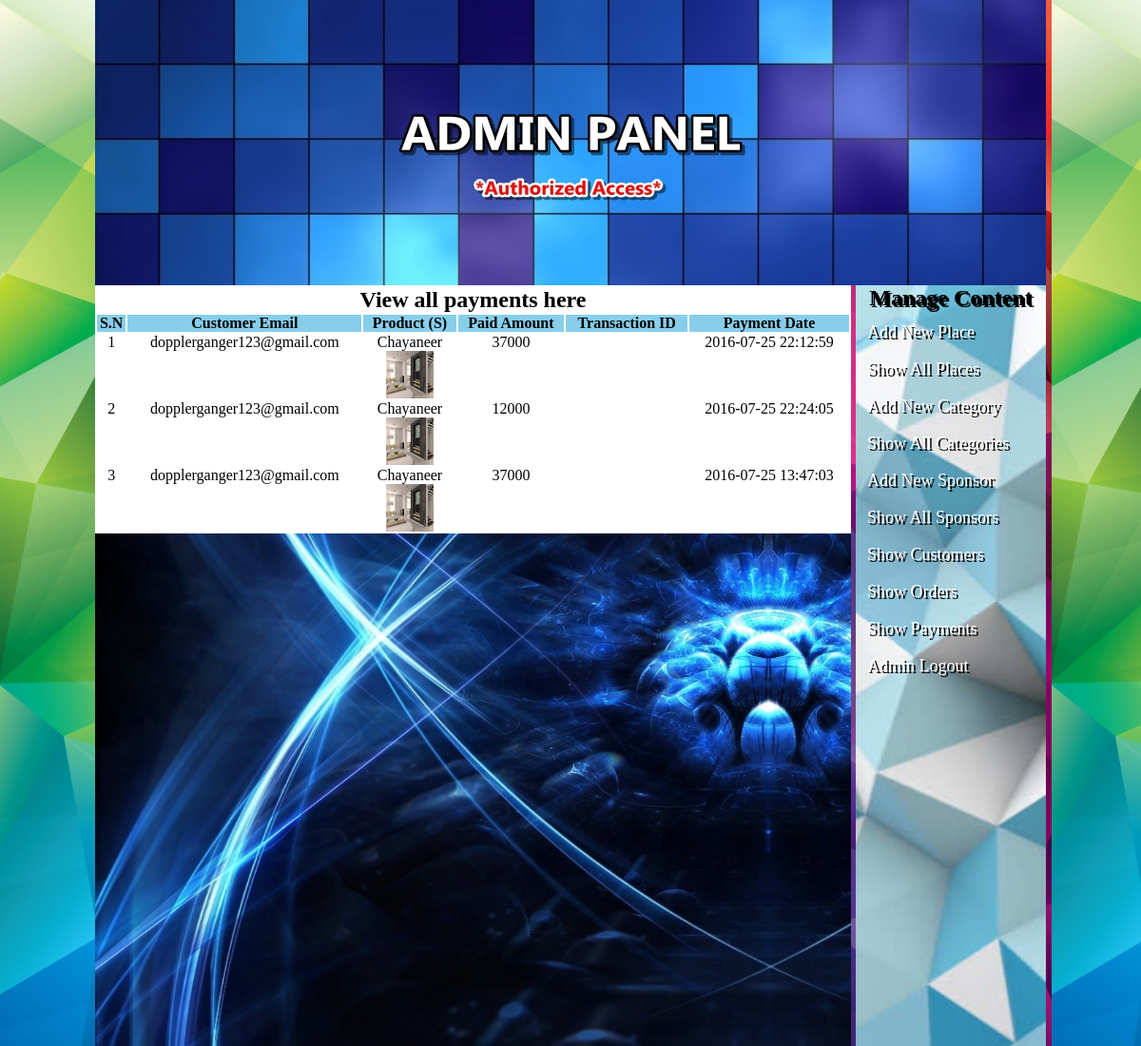
The page /admin_area/index.php?view_payments (signed in) on the database its author committed.
### tables this page shows
CREATE TABLE `payments` (
  `payment_id` int(100) NOT NULL,
  `amount` int(100) NOT NULL,
  `customer_id` int(100) NOT NULL,
  `product_id` int(100) NOT NULL,
  `trx_id` varchar(255) NOT NULL,
  `payment_date` timestamp NOT NULL DEFAULT CURRENT_TIMESTAMP ON UPDATE CURRENT_TIMESTAMP
);

CREATE TABLE `customers` (
  `customer_id` int(10) NOT NULL,
  `customer_ip` varchar(255) NOT NULL,
  `customer_name` text NOT NULL,
  `customer_email` varchar(100) NOT NULL,
  `customer_pass` varchar(100) NOT NULL,
  `customer_country` text NOT NULL,
  `NID` varchar(255) NOT NULL,
  `customer_contact` varchar(255) NOT NULL,
  `customer_address` text NOT NULL,
  `customer_image` text NOT NULL
);

CREATE TABLE `products` (
  `product_id` int(100) NOT NULL,
  `product_cat` int(100) NOT NULL,
  `product_brand` int(100) NOT NULL,
  `product_title` varchar(255) NOT NULL,
  `product_price` int(100) NOT NULL,
  `product_desc` text NOT NULL,
  `product_image` text NOT NULL,
  `product_keywords` text NOT NULL
);

### admin_area/view_payments.php (the view)
<table width="795" align="center" bgcolor="white">
	<tr align="center">
		<td colspan="6"><h2>View all payments here</h2></td>
	</tr>
	<tr align="center" bgcolor="skyblue">
		<th>S.N</th>
		<th>Customer Email</th>
		<th>Product (S)</th>
		<th>Paid Amount</th>
		<th>Transaction ID</th>
		<th>Payment Date</th>
	</tr>
	<?php
	include("includes/db.php");
	$get_payment = "SELECT * from `payments`";
	$run_payment = mysqli_query($con, $get_payment);
	$i = 0;
	while ($row_payment=mysqli_fetch_array($run_payment)){
		$amount = $row_payment['amount'];
		$trx_id = $row_payment['trx_id'];
		$payment_date = $row_payment['payment_date'];
		$pro_id = $row_payment['product_id'];
		$c_id = $row_payment['customer_id'];
		$i++;
		$get_pro = "SELECT * from `products` where `product_id`='$pro_id'";
		$run_pro = mysqli_query($con, $get_pro);
		$row_pro=mysqli_fetch_array($run_pro);
		$pro_image = $row_pro['product_image'];
		$pro_title = $row_pro['product_title'];
		$get_c = "SELECT * from `customers` where `customer_id`='$c_id'";
		$run_c = mysqli_query($con, $get_c);
		$row_c=mysqli_fetch_array($run_c);
		$c_email = $row_c['customer_email'];
	?>
	<tr align="center">
		<td><?php echo $i;?></td>
		<td><?php echo $c_email; ?></td>
		<td>
		<?php echo $pro_title;?><br>
		<img src="../admin_area/product_images/<?php echo $pro_image;?>" width="50" height="50" />
		</td>
		<td><?php echo $amount;?></td>
		<td><?php echo $trx_id;?></td>
		<td><?php echo $payment_date;?></td>
	</tr>
	<?php } ?>
</table>

### admin_area/index.php (shortened to what this page needs)
<?php
if(!isset($_SESSION['user_email'])){
	echo "<script>window.open('login.php?not_admin=You are not an Admin!','_self')</script>";
}
else {
	?>
	<!DOCTYPE>
	<html>
	<head>
		<link rel="stylesheet" href="styles/style.css" media="all" />
	</head>
	<body>
		<div class="main_wrapper">
			<div id="header"></div>
			<div id="right">
				<h2 style="text-align:center;">Manage Content</h2>
				<a href="index.php?insert_product">Add New Place</a>
				<a href="index.php?view_products">Show All Places</a>
				<a href="index.php?insert_cat">Add New Category</a>
				<a href="index.php?view_cats">Show All Categories</a>
				<a href="index.php?insert_brand">Add New Sponsor</a>
				<a href="index.php?view_brands">Show All Sponsors</a>
				<a href="index.php?view_customers">Show Customers</a>
				<a href="index.php?view_orders">Show Orders</a>
				<a href="index.php?view_payments">Show Payments</a>
				<a href="logout.php">Admin Logout</a>
			</div>
			<div id="left">
				<?php
				if(isset($_GET['view_payments'])){
					include("view_payments.php");
				}
				?>
			</div>
		</div>
	</body>
	</html>
	<?php } ?>

### admin_area/styles/style.css (style rules this page uses)
urhtml, body, div, span, applet, object, iframe, h1, h2, h3, h4, h5, h6, p, blockquote, pre, a, abbr, acronym, address, big, cite, code, del, dfn, em, img, ins, kbd, q, s, samp, small, strike, strong, sub, sup, tt, var, b, u, i, center, dl, dt, dd, ol, ul, li, fieldset, form, label, legend, table, caption, tbody, tfoot, thead, tr, th, td, article, aside, canvas, details, embed, figure, figcaption, footer, header, hgroup, menu, nav, output, ruby, section, summary, time, mark, audio, video { margin: 0; padding: 0; border: 0; vertical-align: baseline; }
body { background: url(content3.jpg); background-size:contain; }
.main_wrapper { width:1000px; height:auto; margin:auto; }
#header { width:1000px; height:300px; background:url(content1.jpg); border-bottom:5px white; font:Arial; }
#left { width:795px; height:800px; background:url(4.jpg); background-size: cover; float:left; }
#right { width:200px; height:800px; float:right; text-shadow: 2px 2px #000000; border-left:5px white; background:url(content2.jpg); background-size:cover; }
#right a { text-decoration:none; color:white; text-align:left; font-size:18px; font-family:Palatino; padding:6px; margin:6px; display:block; }

### rows shown on the page
payments: customer.customer_email "dopplerganger123@gmail.com", product.product_title "Chayaneer", product.product_image (picture), amount "37000", payment_date "2016-07-25 22:12:59"
payments: customer.customer_email "dopplerganger123@gmail.com", product.product_title "Chayaneer", product.product_image (picture), amount "12000", payment_date "2016-07-25 22:24:05"
payments: customer.customer_email "dopplerganger123@gmail.com", product.product_title "Chayaneer", product.product_image (picture), amount "37000", payment_date "2016-07-25 13:47:03"
